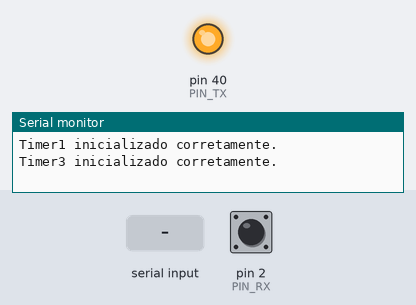
The program below on a simulated Arduino Mega 2560, built with avr-gcc and run on an emulated ATmega2560. On the bench: output pins drawn as LEDs (lit = HIGH), the last lines printed to the serial monitor. The inputs (shaded band) are chosen by the test bench; at power-on: pin 2 (PIN_RX) HIGH.

Above: at 1.2 s.
1.3 s: "1\n" received over Serial
At 1.7 s:
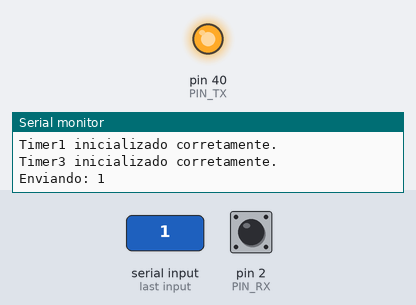
4.5 s: "0\n" received over Serial
At 5.4 s:
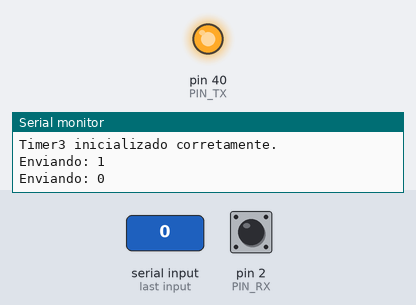
Timing chart, 0 to 7.5 s (numbered marks = the images above; inputs shaded):
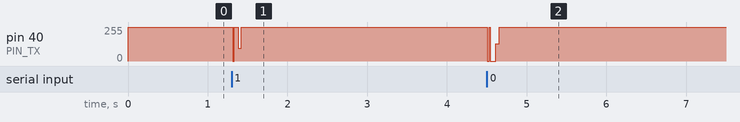

The program:

main.cpp
```cpp
// CONFIGURAÇÕES
#define INTERVALO_CLK 5
#define PIN_TX 40   // Qualquer pino digital
#define PIN_RX 2    // Deve ser um pino com interrupção externa
                    // Arduino MEGA 2560 - 2, 3, 18, 19, 20, 21

// -- Definindo os timers
#define USE_TIMER_1 true
#if (defined(__AVR_ATmega644__) || defined(__AVR_ATmega644A__) || defined(__AVR_ATmega644P__) || defined(__AVR_ATmega644PA__) ||                   \
     defined(ARDUINO_AVR_UNO) || defined(ARDUINO_AVR_NANO) || defined(ARDUINO_AVR_MINI) || defined(ARDUINO_AVR_ETHERNET) ||                        \
     defined(ARDUINO_AVR_FIO) || defined(ARDUINO_AVR_BT) || defined(ARDUINO_AVR_LILYPAD) || defined(ARDUINO_AVR_PRO) ||                            \
     defined(ARDUINO_AVR_NG) || defined(ARDUINO_AVR_UNO_WIFI_DEV_ED) || defined(ARDUINO_AVR_DUEMILANOVE) || defined(ARDUINO_AVR_FEATHER328P) ||    \
     defined(ARDUINO_AVR_METRO) || defined(ARDUINO_AVR_PROTRINKET5) || defined(ARDUINO_AVR_PROTRINKET3) || defined(ARDUINO_AVR_PROTRINKET5FTDI) || \
     defined(ARDUINO_AVR_PROTRINKET3FTDI))
#define USE_TIMER_2 true
#warning Using Timer1, Timer2
#else
#define USE_TIMER_3 true
#warning Using Timer1, Timer3
#endif

// Bibliotecas
#include "TimerInterrupt.h"
#include "Arduino.h"

// Intervalos para os timers (tempo)
#define TIMER_TX_INTERVALO_MS INTERVALO_CLK
#define TIMER_TX_FREQUENCIA (float)(1000.0f / TIMER_TX_INTERVALO_MS)

#define TIMER_RX_INTERVALO_MS INTERVALO_CLK
#define TIMER_RX_FREQUENCIA (float)(1000.0f / TIMER_RX_INTERVALO_MS)

// Pinos utilizados
unsigned int tx = PIN_TX;
unsigned int rx = PIN_RX;

// Variáveis de controle - TX
enum EstadoTX
{
  ESPERA,
  ENVIANDO,
  PARANDO
};
volatile EstadoTX estadoTX;
volatile bool temMensagem;
volatile int indexChar = 0, indexBit = 0;
String mensagem;
int bit;

// Variáveis de controle - RX
volatile bool flagBitRecebido = false, flagByteRecebido = false;
volatile bool recebendoDados = false;
volatile int indexBitRecebimento = 0;
int bitRecebido, debugBit;
volatile char debugByte = 0;
char byteRecebido;

// Função ligada a borda de descida do pino digital
void receba()
{
  // Desligar a interrupção externa, ligar a interrupção por Timer
    // e reiniciar as variáveis de controle
  detachInterrupt(digitalPinToInterrupt(rx));
  recebendoDados = true;
  indexBitRecebimento = 0;
  byteRecebido = 0;

#if USE_TIMER_2
  ITimer2.enableTimer();
  ITimer2.restartTimer();
#elif USE_TIMER_3
  ITimer3.enableTimer();
  ITimer3.restartTimer();
#endif
}

/*
  Classe Comunicação - Contém os métodos para implementar TX/RX

  É implementado somente os métodos receber e enviar, os procedimentos de processamento dos
  dados são implementados de forma intrínseca em tais métodos.

  receber(): Método executado a cada intervalo de interrupção do Timer2/Timer3
    Verifica se há dados a serem recebidos, caso não há, o restante do método não é executado
    1. Lê o bit
    2. Verifica se o bit é o StartBit (0), e o "consome"
    3. Recebe os 8 bits de dados
    4. Verifica o StopBit (1), e então reseta as variáveis, desliga a interrupção por Timer
      e ativa a interrupção externa para receber o próximo frame

  enviar(): É implementado uma máquina de estados para o envio.
    Seguindo mesmo padrão é utilizado uma variável de controle para verificar se chegou
      alguma mensagem via Serial, caso não tenha chegado, o restante do método não é executado
    ESPERA: Envia o StartBit e passa para o próximo estado
    ENVIANDO: Fica neste estado até ter enviado todos os 8 bits (1 byte) que corresponde a um
      caractere, finalizando, é passado para outro estado
    PARANDO: Envia StopBit

*/
class Comunicacao
{
public:
  static void receber()
  {
    if (!recebendoDados)
      return;

    int valor = digitalRead(rx);
    debugBit = valor;
    flagBitRecebido = true;

    if (indexBitRecebimento == 0)
    {
      indexBitRecebimento++;
    }
    else if (indexBitRecebimento >= 1 && indexBitRecebimento <= 8)
    {
      bitWrite(byteRecebido, indexBitRecebimento - 1, valor);
      indexBitRecebimento++;
    }
    else if (indexBitRecebimento == 9)
    {
      recebendoDados = false;
#if USE_TIMER_2
      ITimer2.stopTimer();
#elif USE_TIMER_3
      ITimer3.stopTimer();
#endif
      debugByte = byteRecebido;
      flagByteRecebido = true;
      attachInterrupt(digitalPinToInterrupt(rx), receba, FALLING);
    }
  }

  static void enviar()
  {
    if (!temMensagem)
      return;

    switch (estadoTX)
    {
    case ESPERA:
      digitalWrite(tx, 0);
      estadoTX = ENVIANDO;
      break;

    case ENVIANDO:
      bit = bitRead(mensagem[indexChar], indexBit);
      digitalWrite(tx, bit);
      indexBit++;

      if (indexBit >= 8)
      {
        indexBit = 0;
        estadoTX = PARANDO;
      }
      break;

    case PARANDO:
      digitalWrite(tx, HIGH);
      indexChar++;

      if (indexChar >= mensagem.length())
      {
        temMensagem = false;
      }
      estadoTX = ESPERA;
      break;
    }
  }
};

void setup()
{
  // Configuração dos pinos
  pinMode(tx, OUTPUT);
  digitalWrite(tx, 1);
  pinMode(rx, INPUT_PULLUP);

  // Inicialização Serial
  Serial.begin(9600);

  // Inicialização dos Timers
#if USE_TIMER_1
  ITimer1.init();
  if (ITimer1.attachInterruptInterval(TIMER_TX_INTERVALO_MS, Comunicacao::enviar))
  {
    Serial.print(F("Timer1 inicializado corretamente.\n"));
  }
  else
  {
    Serial.println(F("Não foi possível inicializar o Timer1. Inicializar com outra frequência.\n"));
  }
#endif

#if USE_TIMER_2

  ITimer2.init();

  if (ITimer2.attachInterruptInterval(TIMER_RX_INTERVALO_MS, Comunicacao::receber))
  {
    Serial.print(F("Timer2 inicializado corretamente.\n"));
    attachInterrupt(digitalPinToInterrupt(rx), receba, FALLING);
    ITimer2.stopTimer();
  }
  else
    Serial.println(F("Não foi possível inicializar o Timer3. Inicializar com outra frequência.\n"));

#elif USE_TIMER_3
  ITimer3.init();
  if (ITimer3.attachInterruptInterval(TIMER_RX_INTERVALO_MS, Comunicacao::receber))
  {
    Serial.print(F("Timer3 inicializado corretamente.\n"));
    attachInterrupt(digitalPinToInterrupt(rx), receba, FALLING);
    ITimer3.stopTimer();
  }
  else
    Serial.println(F("Não foi possível inicializar o Timer3. Inicializar com outra frequência.\n"));
#endif
}

void loop()
{
  // Verifica se foi inserido algum dado na entrada Serial
  if (Serial.available() > 0)
  {
    mensagem = Serial.readStringUntil('\n') + '\n';
    Serial.print("\nEnviando: ");
    Serial.println(mensagem);
    indexChar = 0;
    indexBit = 0;
    estadoTX = ESPERA;
    temMensagem = true;
  }

  if (flagBitRecebido)
  {
    flagBitRecebido = false;
  }

  // Impressão do dado recebido
  if (flagByteRecebido)
  {
    if (debugByte == -1)
      return;
    flagByteRecebido = false;
    Serial.print(debugByte);
  }
};
```

Measured:
- after the input at 1.3 s, pin 40 (PIN_TX): 255/255 → 0/255 at once, → 255/255 0.02 s later, → 96/255 0.05 s later, → 255/255 0.04 s later
- after the input at 4.5 s, pin 40 (PIN_TX): 255/255 → 0/255 at once, → 255/255 0.11 s later
